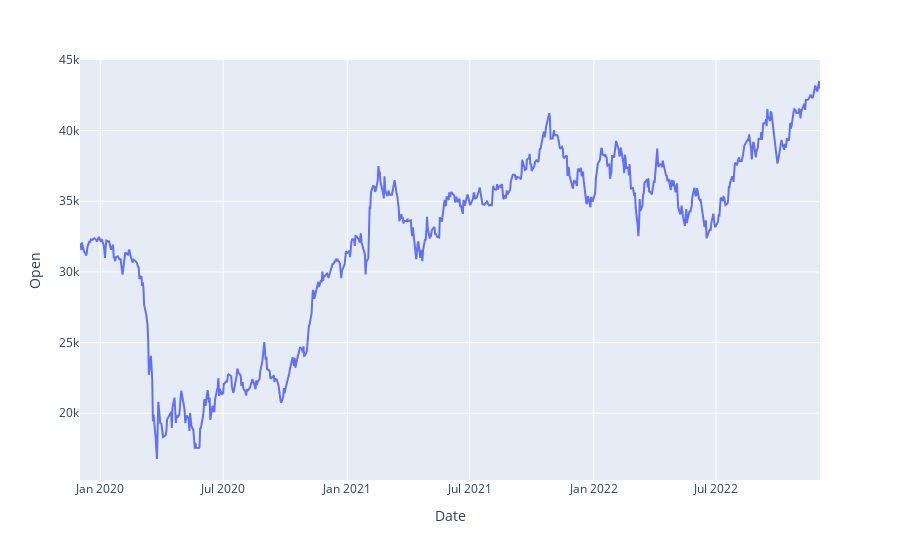

Source (notebook cell):
### Markdown cell above
Historical data for Bank Nifty (NSEBANK)

### Code cell
import plotly.express as px
fig = px.line(df, x='Date', y="Open")
fig.show()

### Figure 1 — Plotly figure (JSON) as saved in the notebook; plotly's stock layout.template omitted (floating-point values rounded to 4 significant figures; data arrays with more than 128 entries replaced by an {"elided": "..."} marker saying what was removed)
{"data": [{"hovertemplate": "Date=%{x}<br>Open=%{y}<extra></extra>", "legendgroup": "", "line": {"color": "#636efa", "dash": "solid"}, "marker": {"symbol": "circle"}, "mode": "lines", "name": "", "orientation": "v", "showlegend": false, "type": "scatter", "x": {"elided": "745 str values"}, "xaxis": "x", "y": {"elided": "745 float values"}, "yaxis": "y"}], "layout": {"legend": {"tracegroupgap": 0}, "margin": {"t": 60}, "xaxis": {"anchor": "y", "domain": [0, 1], "title": {"text": "Date"}}, "yaxis": {"anchor": "x", "domain": [0, 1], "title": {"text": "Open"}}}}
